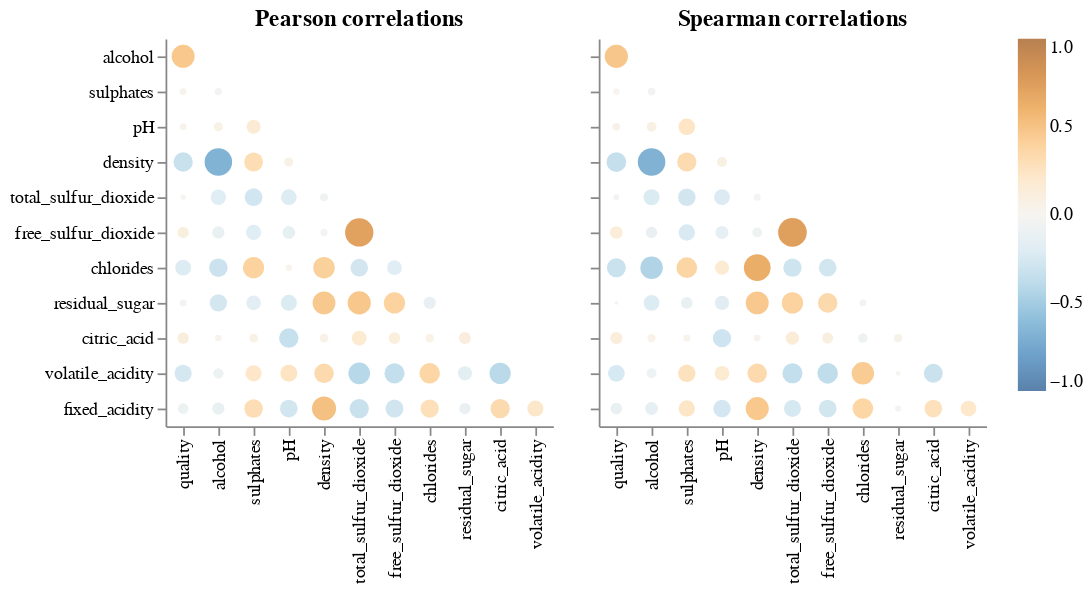

Here is the notebook cell this chart was saved with:
### Markdown cell above
**1.3 Correlation matrix**

### Code cell
aly.corr(train_df)

### Figure 1 — Vega specification as saved in the notebook (floating-point values rounded to 4 significant figures)
{"$schema": "https://vega.github.io/schema/vega/v5.json", "data": [{"name": "source_0"}, {"name": "data_0", "values": [{"abs_value": 0.2479, "index": "pH", "value": 0.2479, "variable": "volatile_acidity"}, {"abs_value": 0.1697, "index": "residual_sugar", "value": -0.1697, "variable": "volatile_acidity"}, {"abs_value": 0.2549, "index": "quality", "value": -0.2549, "variable": "volatile_acidity"}, {"abs_value": 0.08539, "index": "alcohol", "value": -0.08539, "variable": "volatile_acidity"}, {"abs_value": 0.2241, "index": "sulphates", "value": 0.2241, "variable": "volatile_acidity"}, {"abs_value": 0.3327, "index": "density", "value": 0.3327, "variable": "volatile_acidity"}, {"abs_value": 0.4113, "index": "total_sulfur_dioxide", "value": -0.4113, "variable": "volatile_acidity"}, {"abs_value": 0.3535, "index": "free_sulfur_dioxide", "value": -0.3535, "variable": "volatile_acidity"}, {"abs_value": 0.3692, "index": "chlorides", "value": 0.3692, "variable": "volatile_acidity"}, {"abs_value": 0.401, "index": "citric_acid", "value": -0.401, "variable": "volatile_acidity"}, {"abs_value": 0.2124, "index": "pH", "value": -0.2124, "variable": "total_sulfur_dioxide"}, {"abs_value": 0.2737, "index": "sulphates", "value": -0.2737, "variable": "total_sulfur_dioxide"}, {"abs_value": 0.2023, "index": "alcohol", "value": -0.2023, "variable": "total_sulfur_dioxide"}, {"abs_value": 0.01634, "index": "quality", "value": -0.01634, "variable": "total_sulfur_dioxide"}, {"abs_value": 0.04698, "index": "density", "value": -0.04698, "variable": "total_sulfur_dioxide"}, {"abs_value": 0.0373, "index": "alcohol", "value": -0.0373, "variable": "sulphates"}, {"abs_value": 0.02978, "index": "quality", "value": 0.02978, "variable": "sulphates"}, {"abs_value": 0.03279, "index": "quality", "value": -0.03279, "variable": "residual_sugar"}, {"abs_value": 0.125, "index": "chlorides", "value": -0.125, "variable": "residual_sugar"}, {"abs_value": 0.3969, "index": "free_sulfur_dioxide", "value": 0.3969, "variable": "residual_sugar"}, {"abs_value": 0.2592, "index": "alcohol", "value": -0.2592, "variable": "residual_sugar"}, {"abs_value": 0.4741, "index": "total_sulfur_dioxide", "value": 0.4741, "variable": "residual_sugar"}, {"abs_value": 0.4583, "index": "density", "value": 0.4583, "variable": "residual_sugar"}, {"abs_value": 0.2228, "index": "pH", "value": -0.2228, "variable": "residual_sugar"}, {"abs_value": 0.1802, "index": "sulphates", "value": -0.1802, "variable": "residual_sugar"}, {"abs_value": 0.1664, "index": "sulphates", "value": 0.1664, "variable": "pH"}, {"abs_value": 0.06493, "index": "alcohol", "value": 0.06493, "variable": "pH"}, {"abs_value": 0.03149, "index": "quality", "value": 0.03149, "variable": "pH"}, {"abs_value": 0.1241, "index": "alcohol", "value": -0.1241, "variable": "free_sulfur_dioxide"}, {"abs_value": 0.1977, "index": "sulphates", "value": -0.1977, "variable": "free_sulfur_dioxide"}, {"abs_value": 0.1349, "index": "pH", "value": -0.1349, "variable": "free_sulfur_dioxide"}, {"abs_value": 0.0337, "index": "density", "value": -0.0337, "variable": "free_sulfur_dioxide"}, {"abs_value": 0.7139, "index": "total_sulfur_dioxide", "value": 0.7139, "variable": "free_sulfur_dioxide"}, {"abs_value": 0.104, "index": "quality", "value": 0.104, "variable": "free_sulfur_dioxide"}, {"abs_value": 0.2196, "index": "volatile_acidity", "value": 0.2196, "variable": "fixed_acidity"}, {"abs_value": 0.3256, "index": "citric_acid", "value": 0.3256, "variable": "fixed_acidity"}, {"abs_value": 0.1038, "index": "residual_sugar", "value": -0.1038, "variable": "fixed_acidity"}, {"abs_value": 0.2899, "index": "chlorides", "value": 0.2899, "variable": "fixed_acidity"}, {"abs_value": 0.2809, "index": "free_sulfur_dioxide", "value": -0.2809, "variable": "fixed_acidity"}, {"abs_value": 0.3253, "index": "total_sulfur_dioxide", "value": -0.3253, "variable": "fixed_acidity"}, {"abs_value": 0.5126, "index": "density", "value": 0.5126, "variable": "fixed_acidity"}, {"abs_value": 0.272, "index": "pH", "value": -0.272, "variable": "fixed_acidity"}, {"abs_value": 0.3023, "index": "sulphates", "value": 0.3023, "variable": "fixed_acidity"}, {"abs_value": 0.1234, "index": "alcohol", "value": -0.1234, "variable": "fixed_acidity"}, {"abs_value": 0.08881, "index": "quality", "value": -0.08881, "variable": "fixed_acidity"}, {"abs_value": 0.3274, "index": "quality", "value": -0.3274, "variable": "density"}, {"abs_value": 0.6727, "index": "alcohol", "value": -0.6727, "variable": "density"}, {"abs_value": 0.3087, "index": "sulphates", "value": 0.3087, "variable": "density"}, {"abs_value": 0.06467, "index": "pH", "value": 0.06467, "variable": "density"}, {"abs_value": 0.1195, "index": "residual_sugar", "value": 0.1195, "variable": "citric_acid"}, {"abs_value": 0.05603, "index": "chlorides", "value": 0.05603, "variable": "citric_acid"}, {"abs_value": 0.1086, "index": "quality", "value": 0.1086, "variable": "citric_acid"}, {"abs_value": 0.1127, "index": "free_sulfur_dioxide", "value": 0.1127, "variable": "citric_acid"}, {"abs_value": 0.1881, "index": "total_sulfur_dioxide", "value": 0.1881, "variable": "citric_acid"}, {"abs_value": 0.05916, "index": "density", "value": 0.05916, "variable": "citric_acid"}, {"abs_value": 0.3318, "index": "pH", "value": -0.3318, "variable": "citric_acid"}, {"abs_value": 0.05935, "index": "sulphates", "value": 0.05935, "variable": "citric_acid"}, {"abs_value": 0.028, "index": "alcohol", "value": 0.028, "variable": "citric_acid"}, {"abs_value": 0.2133, "index": "quality", "value": -0.2133, "variable": "chlorides"}, {"abs_value": 0.3003, "index": "alcohol", "value": -0.3003, "variable": "chlorides"}, {"abs_value": 0.3956, "index": "sulphates", "value": 0.3956, "variable": "chlorides"}, {"abs_value": 0.02608, "index": "pH", "value": 0.02608, "variable": "chlorides"}, {"abs_value": 0.4085, "index": "density", "value": 0.4085, "variable": "chlorides"}, {"abs_value": 0.2691, "index": "total_sulfur_dioxide", "value": -0.2691, "variable": "chlorides"}, {"abs_value": 0.185, "index": "free_sulfur_dioxide", "value": -0.185, "variable": "chlorides"}, {"abs_value": 0.4665, "index": "quality", "value": 0.4665, "variable": "alcohol"}]}, {"name": "source_1"}, {"name": "data_1", "values": [{"abs_value": 0.1848, "index": "pH", "value": 0.1848, "variable": "volatile_acidity"}, {"abs_value": 0.009951, "index": "residual_sugar", "value": -0.009951, "variable": "volatile_acidity"}, {"abs_value": 0.2443, "index": "quality", "value": -0.2443, "variable": "volatile_acidity"}, {"abs_value": 0.07805, "index": "alcohol", "value": -0.07805, "variable": "volatile_acidity"}, {"abs_value": 0.2638, "index": "sulphates", "value": 0.2638, "variable": "volatile_acidity"}, {"abs_value": 0.3322, "index": "density", "value": 0.3322, "variable": "volatile_acidity"}, {"abs_value": 0.3526, "index": "total_sulfur_dioxide", "value": -0.3526, "variable": "volatile_acidity"}, {"abs_value": 0.3723, "index": "free_sulfur_dioxide", "value": -0.3723, "variable": "volatile_acidity"}, {"abs_value": 0.4427, "index": "chlorides", "value": 0.4427, "variable": "volatile_acidity"}, {"abs_value": 0.3123, "index": "citric_acid", "value": -0.3123, "variable": "volatile_acidity"}, {"abs_value": 0.2179, "index": "pH", "value": -0.2179, "variable": "total_sulfur_dioxide"}, {"abs_value": 0.2669, "index": "sulphates", "value": -0.2669, "variable": "total_sulfur_dioxide"}, {"abs_value": 0.225, "index": "alcohol", "value": -0.225, "variable": "total_sulfur_dioxide"}, {"abs_value": 0.0221, "index": "quality", "value": -0.0221, "variable": "total_sulfur_dioxide"}, {"abs_value": 0.03388, "index": "density", "value": -0.03388, "variable": "total_sulfur_dioxide"}, {"abs_value": 0.04324, "index": "alcohol", "value": -0.04324, "variable": "sulphates"}, {"abs_value": 0.02578, "index": "quality", "value": 0.02578, "variable": "sulphates"}, {"abs_value": 0.002705, "index": "quality", "value": -0.002705, "variable": "residual_sugar"}, {"abs_value": 0.03231, "index": "chlorides", "value": -0.03231, "variable": "residual_sugar"}, {"abs_value": 0.3368, "index": "free_sulfur_dioxide", "value": 0.3368, "variable": "residual_sugar"}, {"abs_value": 0.2139, "index": "alcohol", "value": -0.2139, "variable": "residual_sugar"}, {"abs_value": 0.3978, "index": "total_sulfur_dioxide", "value": 0.3978, "variable": "residual_sugar"}, {"abs_value": 0.4624, "index": "density", "value": 0.4624, "variable": "residual_sugar"}, {"abs_value": 0.1739, "index": "pH", "value": -0.1739, "variable": "residual_sugar"}, {"abs_value": 0.1153, "index": "sulphates", "value": -0.1153, "variable": "residual_sugar"}, {"abs_value": 0.2381, "index": "sulphates", "value": 0.2381, "variable": "pH"}, {"abs_value": 0.0742, "index": "alcohol", "value": 0.0742, "variable": "pH"}, {"abs_value": 0.04364, "index": "quality", "value": 0.04364, "variable": "pH"}, {"abs_value": 0.1057, "index": "alcohol", "value": -0.1057, "variable": "free_sulfur_dioxide"}, {"abs_value": 0.2328, "index": "sulphates", "value": -0.2328, "variable": "free_sulfur_dioxide"}, {"abs_value": 0.1422, "index": "pH", "value": -0.1422, "variable": "free_sulfur_dioxide"}, {"abs_value": 0.07513, "index": "density", "value": -0.07513, "variable": "free_sulfur_dioxide"}, {"abs_value": 0.7313, "index": "total_sulfur_dioxide", "value": 0.7313, "variable": "free_sulfur_dioxide"}, {"abs_value": 0.1328, "index": "quality", "value": 0.1328, "variable": "free_sulfur_dioxide"}, {"abs_value": 0.2112, "index": "volatile_acidity", "value": 0.2112, "variable": "fixed_acidity"}, {"abs_value": 0.2701, "index": "citric_acid", "value": 0.2701, "variable": "fixed_acidity"}, {"abs_value": 0.02329, "index": "residual_sugar", "value": -0.02329, "variable": "fixed_acidity"}, {"abs_value": 0.3701, "index": "chlorides", "value": 0.3701, "variable": "fixed_acidity"}, {"abs_value": 0.2716, "index": "free_sulfur_dioxide", "value": -0.2716, "variable": "fixed_acidity"}, {"abs_value": 0.2484, "index": "total_sulfur_dioxide", "value": -0.2484, "variable": "fixed_acidity"}, {"abs_value": 0.468, "index": "density", "value": 0.468, "variable": "fixed_acidity"}, {"abs_value": 0.2632, "index": "pH", "value": -0.2632, "variable": "fixed_acidity"}, {"abs_value": 0.2306, "index": "sulphates", "value": 0.2306, "variable": "fixed_acidity"}, {"abs_value": 0.1387, "index": "alcohol", "value": -0.1387, "variable": "fixed_acidity"}, {"abs_value": 0.1105, "index": "quality", "value": -0.1105, "variable": "fixed_acidity"}, {"abs_value": 0.341, "index": "quality", "value": -0.341, "variable": "density"}, {"abs_value": 0.6746, "index": "alcohol", "value": -0.6746, "variable": "density"}, {"abs_value": 0.3211, "index": "sulphates", "value": 0.3211, "variable": "density"}, {"abs_value": 0.07815, "index": "pH", "value": 0.07815, "variable": "density"}, {"abs_value": 0.04901, "index": "residual_sugar", "value": 0.04901, "variable": "citric_acid"}, {"abs_value": 0.07071, "index": "chlorides", "value": -0.07071, "variable": "citric_acid"}, {"abs_value": 0.1242, "index": "quality", "value": 0.1242, "variable": "citric_acid"}, {"abs_value": 0.09834, "index": "free_sulfur_dioxide", "value": 0.09834, "variable": "citric_acid"}, {"abs_value": 0.1471, "index": "total_sulfur_dioxide", "value": 0.1471, "variable": "citric_acid"}, {"abs_value": 0.02831, "index": "density", "value": 0.02831, "variable": "citric_acid"}, {"abs_value": 0.2925, "index": "pH", "value": -0.2925, "variable": "citric_acid"}, {"abs_value": 0.03169, "index": "sulphates", "value": 0.03169, "variable": "citric_acid"}, {"abs_value": 0.05191, "index": "alcohol", "value": 0.05191, "variable": "citric_acid"}, {"abs_value": 0.3148, "index": "quality", "value": -0.3148, "variable": "chlorides"}, {"abs_value": 0.4465, "index": "alcohol", "value": -0.4465, "variable": "chlorides"}, {"abs_value": 0.3729, "index": "sulphates", "value": 0.3729, "variable": "chlorides"}, {"abs_value": 0.171, "index": "pH", "value": 0.171, "variable": "chlorides"}, {"abs_value": 0.6344, "index": "density", "value": 0.6344, "variable": "chlorides"}, {"abs_value": 0.2945, "index": "total_sulfur_dioxide", "value": -0.2945, "variable": "chlorides"}, {"abs_value": 0.2725, "index": "free_sulfur_dioxide", "value": -0.2725, "variable": "chlorides"}, {"abs_value": 0.4763, "index": "quality", "value": 0.4763, "variable": "alcohol"}]}, {"name": "source_0_concat_0_x_domain_index", "values": [{"index": "pH", "sort_field": 3.0}, {"index": "residual_sugar", "sort_field": 8.0}, {"index": "quality", "sort_field": 0.0}, {"index": "alcohol", "sort_field": 1.0}, {"index": "sulphates", "sort_field": 2.0}, {"index": "density", "sort_field": 4.0}, {"index": "total_sulfur_dioxide", "sort_field": 5.0}, {"index": "free_sulfur_dioxide", "sort_field": 6.0}, {"index": "chlorides", "sort_field": 7.0}, {"index": "citric_acid", "sort_field": 9.0}, {"index": "volatile_acidity", "sort_field": 10.0}]}, {"name": "source_0_concat_0_y_domain_variable", "values": [{"sort_field": 9.0, "variable": "volatile_acidity"}, {"sort_field": 4.0, "variable": "total_sulfur_dioxide"}, {"sort_field": 1.0, "variable": "sulphates"}, {"sort_field": 7.0, "variable": "residual_sugar"}, {"sort_field": 2.0, "variable": "pH"}, {"sort_field": 5.0, "variable": "free_sulfur_dioxide"}, {"sort_field": 10.0, "variable": "fixed_acidity"}, {"sort_field": 3.0, "variable": "density"}, {"sort_field": 8.0, "variable": "citric_acid"}, {"sort_field": 6.0, "variable": "chlorides"}, {"sort_field": 0.0, "variable": "alcohol"}]}, {"name": "source_1_concat_1_x_domain_index", "values": [{"index": "pH", "sort_field": 3.0}, {"index": "residual_sugar", "sort_field": 8.0}, {"index": "quality", "sort_field": 0.0}, {"index": "alcohol", "sort_field": 1.0}, {"index": "sulphates", "sort_field": 2.0}, {"index": "density", "sort_field": 4.0}, {"index": "total_sulfur_dioxide", "sort_field": 5.0}, {"index": "free_sulfur_dioxide", "sort_field": 6.0}, {"index": "chlorides", "sort_field": 7.0}, {"index": "citric_acid", "sort_field": 9.0}, {"index": "volatile_acidity", "sort_field": 10.0}]}, {"name": "source_1_concat_1_y_domain_variable", "values": [{"sort_field": 9.0, "variable": "volatile_acidity"}, {"sort_field": 4.0, "variable": "total_sulfur_dioxide"}, {"sort_field": 1.0, "variable": "sulphates"}, {"sort_field": 7.0, "variable": "residual_sugar"}, {"sort_field": 2.0, "variable": "pH"}, {"sort_field": 5.0, "variable": "free_sulfur_dioxide"}, {"sort_field": 10.0, "variable": "fixed_acidity"}, {"sort_field": 3.0, "variable": "density"}, {"sort_field": 8.0, "variable": "citric_acid"}, {"sort_field": 6.0, "variable": "chlorides"}, {"sort_field": 0.0, "variable": "alcohol"}]}], "signals": [{"name": "concat_0_x_step", "value": 20}, {"name": "concat_0_width", "update": "bandspace(domain('concat_0_x').length, 1, 0.5) * concat_0_x_step"}, {"name": "concat_0_y_step", "value": 20}, {"name": "concat_0_height", "update": "bandspace(domain('concat_0_y').length, 1, 0.5) * concat_0_y_step"}, {"name": "concat_1_x_step", "value": 20}, {"name": "concat_1_width", "update": "bandspace(domain('concat_1_x').length, 1, 0.5) * concat_1_x_step"}, {"name": "concat_1_y_step", "value": 20}, {"name": "concat_1_height", "update": "bandspace(domain('concat_1_y').length, 1, 0.5) * concat_1_y_step"}], "marks": [{"type": "group", "name": "concat_0_group", "encode": {"update": {"height": {"signal": "concat_0_height"}, "width": {"signal": "concat_0_width"}}}, "marks": [{"type": "symbol", "name": "concat_0_marks", "from": {"data": "data_0"}, "encode": {"update": {"size": {"field": "abs_value", "scale": "size"}, "tooltip": {"signal": "{\"corr\": format(datum[\"value\"], \".2f\"), \"x\": isValid(datum[\"index\"]) ? datum[\"index\"] : \"\"+datum[\"index\"], \"y\": isValid(datum[\"variable\"]) ? datum[\"variable\"] : \"\"+datum[\"variable\"]}"}, "shape": {"value": "circle"}, "y": {"field": "variable", "scale": "concat_0_y"}, "opacity": {"value": 0.7}, "fill": {"field": "value", "scale": "color"}, "x": {"field": "index", "scale": "concat_0_x"}}}, "style": ["circle"]}], "axes": [{"scale": "concat_0_x", "zindex": 0, "labelBaseline": "middle", "orient": "bottom", "grid": false, "labelAlign": "right", "labelAngle": 270}, {"scale": "concat_0_y", "orient": "left", "grid": false, "zindex": 0}], "title": {"text": "Pearson correlations", "frame": "group"}, "style": "cell"}, {"type": "group", "name": "concat_1_group", "encode": {"update": {"width": {"signal": "concat_1_width"}, "height": {"signal": "concat_1_height"}}}, "marks": [{"type": "symbol", "name": "concat_1_marks", "from": {"data": "data_1"}, "encode": {"update": {"size": {"field": "abs_value", "scale": "size"}, "tooltip": {"signal": "{\"corr\": format(datum[\"value\"], \".2f\"), \"x\": isValid(datum[\"index\"]) ? datum[\"index\"] : \"\"+datum[\"index\"], \"y\": isValid(datum[\"variable\"]) ? datum[\"variable\"] : \"\"+datum[\"variable\"]}"}, "y": {"field": "variable", "scale": "concat_1_y"}, "fill": {"field": "value", "scale": "color"}, "x": {"field": "index", "scale": "concat_1_x"}, "shape": {"value": "circle"}, "opacity": {"value": 0.7}}}, "style": ["circle"]}], "axes": [{"scale": "concat_1_x", "grid": false, "labelBaseline": "middle", "labelAngle": 270, "zindex": 0, "orient": "bottom", "labelAlign": "right"}, {"scale": "concat_1_y", "zindex": 0, "orient": "left", "grid": false, "labels": false}], "title": {"text": "Spearman correlations", "frame": "group"}, "style": "cell"}], "scales": [{"name": "color", "type": "linear", "domain": [-1, 1], "range": {"scheme": "blueorange"}, "zero": true, "interpolate": "hcl"}, {"name": "size", "type": "linear", "domain": [0, 1], "range": [4, 361], "zero": true}, {"name": "concat_0_x", "type": "point", "domain": {"data": "source_0_concat_0_x_domain_index", "field": "index", "sort": {"op": "max", "field": "sort_field"}}, "range": {"step": {"signal": "concat_0_x_step"}}, "padding": 0.5}, {"name": "concat_0_y", "type": "point", "domain": {"data": "source_0_concat_0_y_domain_variable", "field": "variable", "sort": {"op": "max", "field": "sort_field"}}, "range": {"step": {"signal": "concat_0_y_step"}}, "padding": 0.5}, {"name": "concat_1_x", "type": "point", "domain": {"data": "source_1_concat_1_x_domain_index", "field": "index", "sort": {"op": "max", "field": "sort_field"}}, "range": {"step": {"signal": "concat_1_x_step"}}, "padding": 0.5}, {"name": "concat_1_y", "type": "point", "domain": {"data": "source_1_concat_1_y_domain_variable", "field": "variable", "sort": {"op": "max", "field": "sort_field"}}, "range": {"step": {"signal": "concat_1_y_step"}}, "padding": 0.5}], "padding": 5, "config": {"style": {"cell": {"strokeWidth": 0}}}, "legends": [{"fill": "color", "gradientLength": {"signal": "clamp(concat_0_height, 64, 200)"}, "encode": {"gradient": {"update": {"opacity": {"value": 0.7}}}}}], "background": "white", "layout": {"padding": 20, "bounds": "full", "align": "each"}}
